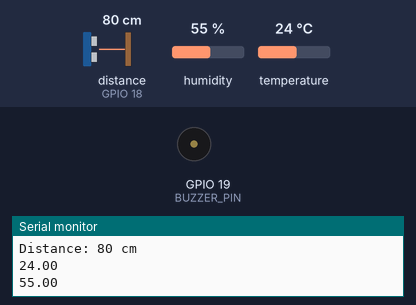
Bench run of a sketch on a simulated ESP32. Parts: buzzer (waves = sounding), the last lines printed to the serial monitor. Wiring (inferred from the names in the program): ultrasonic range finder: trigger GPIO 5; echo GPIO 18. Inputs (shaded band) come from the test bench; at power-on: distance to the obstacle (sensor on GPIO 18) 80 cm, humidity 55 %, temperature 24 °C. The echo pulse lasts 58.3 µs per cm; WiFi joins after 1.5 s; servers stay silent unless stated; the modem accepts every AT command (registered, SIM ready, sends succeed) and sends nothing else.

Above: at 4.2 s.
4.3 s: distance to the obstacle (sensor on GPIO 18) set to 54 cm
7.7 s: distance to the obstacle (sensor on GPIO 18) set to 46 cm
At 9.78 s:
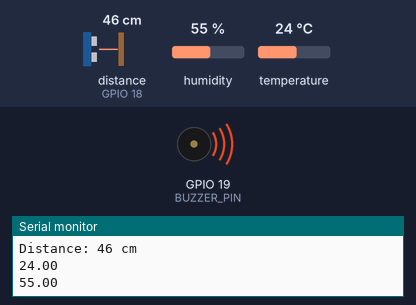
Timing chart, 0 to 21.3 s (numbered marks = the images above; inputs shaded):
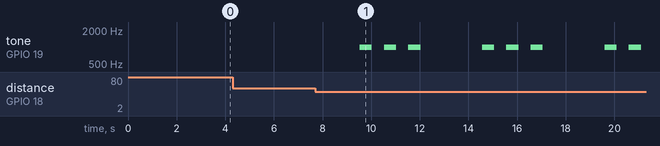

Measured:
- the behaviour switches between 50 and 49 cm on distance to the obstacle (sensor on GPIO 18) (found by bisection; images 0 and 1)
- after the input at 7.7 s, tone on GPIO 19 (BUZZER_PIN): silent → 1000 Hz after 1.8 s, then repeats every 5.0 s: 2 × (silent 0.50 s, 1000 Hz 0.50 s), silent 2.5 s, 1000 Hz 0.50 s

The sketch:

FLOOD_WARNING_DEVICE.ino
```cpp
#define DEBUG 0
//#define BLYNK_PRINT Serial
#define BLYNK_TEMPLATE_ID ""
#define BLYNK_TEMPLATE_NAME ""
#define BLYNK_AUTH_TOKEN ""

#include <WiFi.h>
#include <WiFiClient.h>
#include <BlynkSimpleEsp32.h>
// #include <ezBuzzer.h>
#include "DHT.h"

const String PHONE_NUMBER = "";
char ssid[] = "";
char pass[] = "";

// #define LEVEL_1 60
// #define LEVEL_2 55
// #define LEVEL_3 53

#define LEVEL_1 50
#define LEVEL_2 40
#define LEVEL_3 30

#define ECHO_PIN 18
#define TRIG_PIN 5

#define RX_PIN 4
#define TX_PIN 2

#define BUZZER_PIN 19
#define DHT_PIN 27
#define DHT_TYPE DHT11
#define BAUD_RATE 9600

long duration;
int distance;

float temperature;
float humidity;

int currentLevel;

HardwareSerial hwSerial(1);
// ezBuzzer buzzer(BUZZER_PIN);
DHT dht(DHT_PIN, DHT_TYPE);

BlynkTimer calcDistance;
BlynkTimer getDHTData;
BlynkTimer wifiReconnect;
BlynkTimer sendData;

void setup() {
  pinMode(TRIG_PIN, OUTPUT);
  pinMode(ECHO_PIN, INPUT);
  pinMode(DHT_PIN, INPUT);
  pinMode(BUZZER_PIN, OUTPUT);

  Serial.begin(9600);
  Serial.println("Initializing...");

  hwSerial.begin(BAUD_RATE, SERIAL_8N1, RX_PIN, TX_PIN);
  dht.begin();

  WiFi.begin(ssid, pass);
  Blynk.config(BLYNK_AUTH_TOKEN);

  // NON BLOCKING TASK
  calcDistance.setInterval(1000L, calcDistanceCb);
  wifiReconnect.setInterval(1000L, wifiReconnectCb);
  sendData.setInterval(1000L, sendDataCb);
  getDHTData.setInterval(1000L, getDHTDataCb);

  delay(1000);

  hwSerial.println("AT");
  updateSerial();
  hwSerial.println("AT+CSQ");
  updateSerial();
  hwSerial.println("AT+CCID");
  updateSerial();
  hwSerial.println("AT+CREG?");
  updateSerial();
}

void loop() {
  //buzzer.loop();
  if (WiFi.status() == WL_CONNECTED) {
    Blynk.run();
    sendData.run();
  }
  calcDistance.run();
  getDHTData.run();
  wifiReconnect.run();

  if (currentLevel == 1) {
    for (int i = 0; i < 3; i++) {
      tone(BUZZER_PIN, 1000);
      delay(500);
      noTone(BUZZER_PIN);
      delay(500);
    }
    delay(500);
  } else if (currentLevel == 2) {
    for (int i = 0; i < 5; i++) {
      tone(BUZZER_PIN, 1000);
      delay(250);
      noTone(BUZZER_PIN);
      delay(250);
    }
    delay(250);
  } else if (currentLevel == 3) {
    for (int i = 0; i < 10; i++) {
      tone(BUZZER_PIN, 1000);
      delay(100);
      noTone(BUZZER_PIN);
      delay(100);
    }
    delay(100);
  }
}

void updateSerial() {
  delay(500);
  while (Serial.available()) {
    hwSerial.write(Serial.read());
  }
  while (hwSerial.available()) {
    Serial.write(hwSerial.read());
  }
}

void sendWarningMessage(String level) {
  hwSerial.println("AT+CMGF=1");
  updateSerial();
  hwSerial.println("AT+CMGS=\"" + PHONE_NUMBER + "\"");
  updateSerial();
  // SMS MESSAGE
  hwSerial.print("Flood Alert!" + level);
  updateSerial();
  Serial.println();
  Serial.println("Message Sent");
  hwSerial.write(26);
}

void makeCall() {
  hwSerial.println("AT");
  updateSerial();
  hwSerial.println("ATD+ " + PHONE_NUMBER + ";");
  updateSerial();
  // delay(20000);
  // hwSerial.println("ATH");
  // updateSerial();
}

void calcDistanceCb() {
  Serial.println(WiFi.status());
  Serial.println(Blynk.connected());
  digitalWrite(TRIG_PIN, LOW);
  delayMicroseconds(2);
  digitalWrite(TRIG_PIN, HIGH);
  delayMicroseconds(10);
  digitalWrite(TRIG_PIN, LOW);
  duration = pulseIn(ECHO_PIN, HIGH);
  distance = duration * 0.0344 / 2;

#if DEBUG
  Serial.println("Debug mode is enabled.");
#else
  if (distance < LEVEL_1 && distance > LEVEL_2) {
    currentLevel = 1;
    //buzzer.beep(1000);
    Serial.println("Level 1 Warning");
    sendWarningMessage("LEVEL 1");
  } else if (distance < LEVEL_2 && distance > LEVEL_3) {
    currentLevel = 2;
    Serial.println("Level 2 Warning");
    sendWarningMessage("LEVEL 2");
  } else if (distance < LEVEL_3) {
    currentLevel = 3;
    Serial.println("Level 3 Warning");
    makeCall();
    delay(1000);
    sendWarningMessage("LEVEL 3");
  } else {
    currentLevel = 0;
  }
#endif

  Serial.print("Distance: ");
  Serial.print(distance);
  Serial.println(" cm");
}

void getDHTDataCb() {
  temperature = dht.readTemperature();
  humidity = dht.readHumidity();
  Serial.println(temperature);
  Serial.println(humidity);
}

void wifiReconnectCb() {
  if (WiFi.status() != WL_CONNECTED) {
    Serial.println("Attempting to reconnect Wi-Fi...");
    WiFi.disconnect();
    WiFi.begin(ssid, pass);
  }
}

void sendDataCb() {
  Blynk.virtualWrite(V0, distance);
  Blynk.virtualWrite(V1, temperature);
  Blynk.virtualWrite(V2, humidity);
  Blynk.virtualWrite(V3, currentLevel);
}
```
